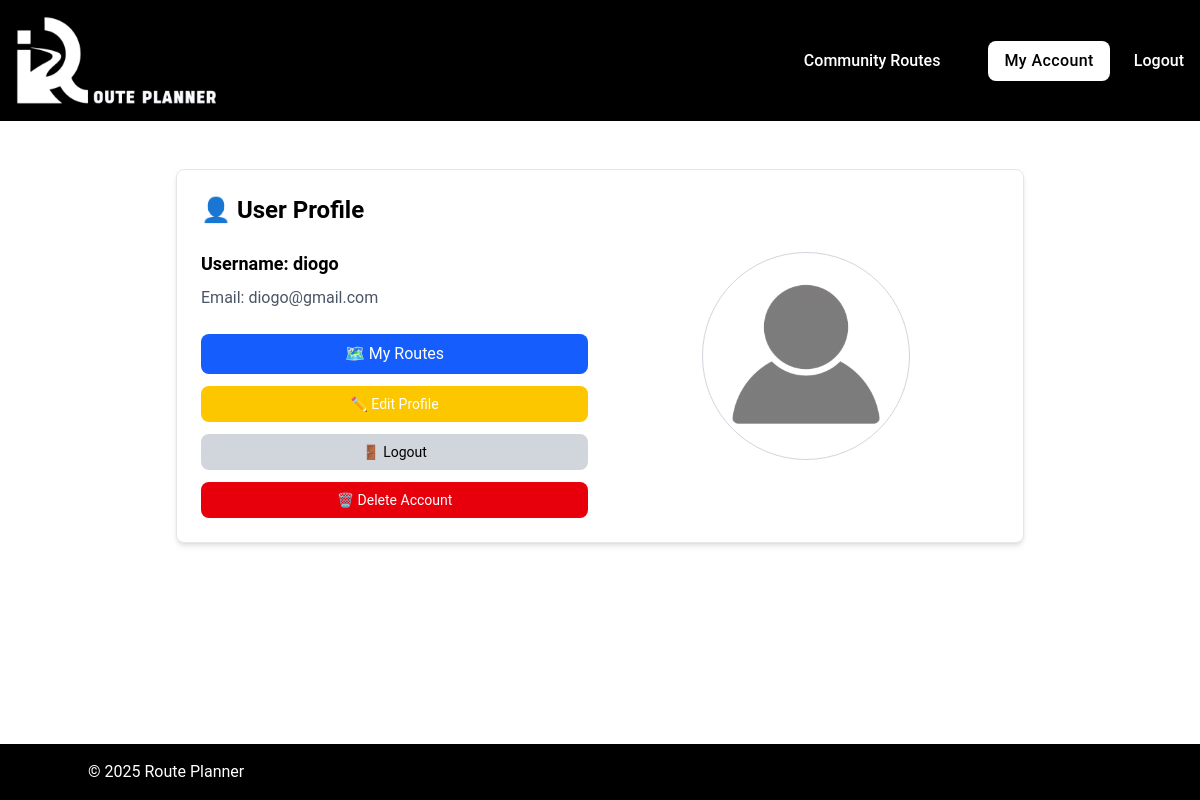
Screenshot of /profile (signed in) with the database file from the repository.
### tables this page shows
CREATE TABLE users (
id INTEGER PRIMARY KEY,
username TEXT NOT NULL UNIQUE,
email TEXT NOT NULL UNIQUE,
password TEXT NOT NULL
, profile_picture TEXT DEFAULT NULL);

### app.py (the view)
@app.route("/profile")
@login_required
def profile():
    user = query_db(
        "SELECT username, email, profile_picture FROM users WHERE id = ?",
        (session["user_id"],)
    )
    if not user:
        flash("User not found.", "error")
        return redirect(url_for("index"))
    return render_template("profile/profile.html", user = user)

### helpers.py (called while the page is built)
def get_db():
    db = getattr(g, "_database", None)
    if db is None:
        db = g._database = sqlite3.connect(DATABASE)
        db.row_factory = sqlite3.Row # Allows accessing columns by name
    return db

def close_connection(exception):
    db = getattr(g, "_database", None)
    if db is not None:
        db.close()

def query_db(query, args = (), commit = False):
    connection = get_db()
    current = connection.cursor()
    current.execute(query, args)
    if commit:
        connection.commit()
    else:
        return current.fetchall()

def login_required(f):
    @wraps(f)
    def decorated_function(*args, **kwargs):
        if "user_id" not in session:
            flash("Please log in to access this page.", "error")
            return redirect("/login")
        return f(*args, **kwargs)
    return decorated_function

### templates/profile/profile.html (shortened to what this page needs)
{% extends "base.html" %}
{% block main %}
  <div class="my-[2%] p-6 max-w-4xl mx-auto">
    <div
      class="
        grid
        grid-cols-1
        md:grid-cols-2
        gap-6
        bg-white
        p-6
        rounded-lg
        shadow-md
        border
        border-gray-200
        "
        >
      <div class="flex flex-col justify-center">
        <h2
          class="
          text-2xl
          text-center
          md:text-left
          font-bold
          mb-6
          text-center
          "
          >
          👤 User Profile
        </h2>
        <p
          class="
            text-lg
            text-center
            md:text-left
            font-semibold
            mb-2
            "
            >
            Username: {{ user[0]["username"] }}
        </p>
        <p
          class="
            text-gray-600
            mb-6
            text-center
            md:text-left
            "
            >
            Email: {{ user[0]["email"] }}
        </p>
        <div class="flex flex-col gap-3">
          <a
            href="{{ url_for('my_routes') }}"
            class="
              bg-blue-600
              hover:bg-blue-700
              text-white
              px-4
              py-2
              rounded-lg
              text-center
              transition
              "
              >
            🗺️ My Routes
          </a>
          <a
            href="{{ url_for('edit_profile') }}"
            class="
              bg-yellow-400
              hover:bg-yellow-500
              text-white
              px-4
              py-2
              rounded-lg
              transition
              text-sm
              text-center
              "
              >
            ✏️ Edit Profile
          </a>
          <a
            href="{{ url_for('logout') }}"
            class="
              bg-gray-300
              hover:bg-gray-400
              text-black
              px-4
              py-2
              rounded-lg
              transition
              text-sm
              text-center
              "
              >
            🚪 Logout
          </a>
          <a
            href="{{ url_for('delete_account') }}"
            class="
              bg-red-600
              hover:bg-red-700
              text-white
              px-4
              py-2
              rounded-lg
              transition
              text-sm
              text-center
              "
              >
            🗑️ Delete Account
          </a>
        </div>
      </div>
      {% if user[0]["profile_picture"] %}
        <div class="flex items-center justify-center">
          <img
            src="{{ url_for('static', filename=user[0]['profile_picture'].split('static/')[1]) }}"
            alt="Profile Picture"
            class="
              w-52
              h-52
              rounded-full
              object-cover
              border
              border-gray-300
              "
              >
        </div>
      {% endif %}
    </div>
  </div>
{% endblock %}

### static/css/styles.css (style rules this page uses)
body { font-family: 'Roboto', -apple-system, BlinkMacSystemFont, 'Segoe UI', sans-serif; }

### rows the page displays
users: username "diogo", email "diogo@gmail.com", profile_picture (placeholder picture)
